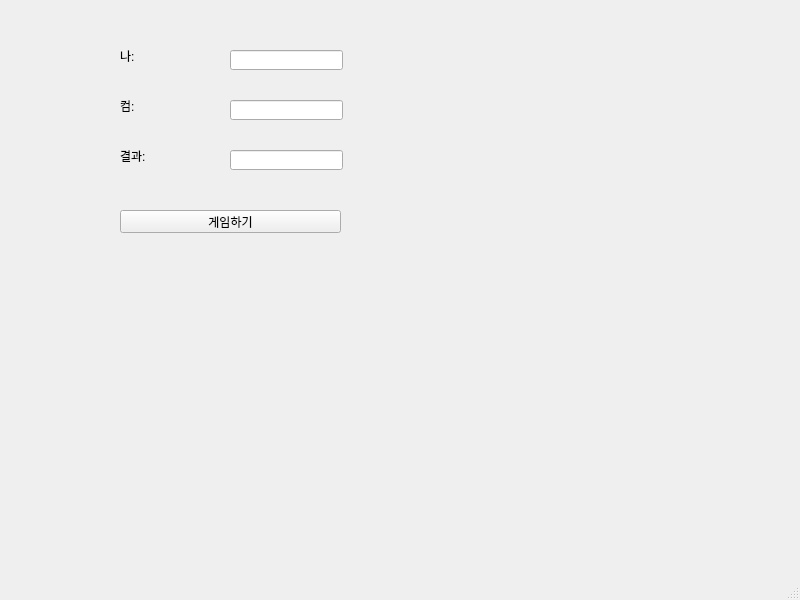
<?xml version="1.0" encoding="UTF-8"?>
<ui version="4.0">
 <class>MainWindow</class>
 <widget class="QMainWindow" name="MainWindow">
  <property name="geometry">
   <rect>
    <x>0</x>
    <y>0</y>
    <width>800</width>
    <height>600</height>
   </rect>
  </property>
  <property name="windowTitle">
   <string>MainWindow</string>
  </property>
  <widget class="QWidget" name="centralwidget">
   <widget class="QLabel" name="lblMine">
    <property name="geometry">
     <rect>
      <x>120</x>
      <y>50</y>
      <width>56</width>
      <height>12</height>
     </rect>
    </property>
    <property name="text">
     <string>나:</string>
    </property>
   </widget>
   <widget class="QLabel" name="lblCom">
    <property name="geometry">
     <rect>
      <x>120</x>
      <y>100</y>
      <width>56</width>
      <height>12</height>
     </rect>
    </property>
    <property name="text">
     <string>컴:</string>
    </property>
   </widget>
   <widget class="QLabel" name="lblResult">
    <property name="geometry">
     <rect>
      <x>120</x>
      <y>150</y>
      <width>56</width>
      <height>12</height>
     </rect>
    </property>
    <property name="text">
     <string>결과:</string>
    </property>
   </widget>
   <widget class="QLineEdit" name="leMine">
    <property name="geometry">
     <rect>
      <x>230</x>
      <y>50</y>
      <width>113</width>
      <height>20</height>
     </rect>
    </property>
   </widget>
   <widget class="QLineEdit" name="leCom">
    <property name="geometry">
     <rect>
      <x>230</x>
      <y>100</y>
      <width>113</width>
      <height>20</height>
     </rect>
    </property>
   </widget>
   <widget class="QLineEdit" name="leResult">
    <property name="geometry">
     <rect>
      <x>230</x>
      <y>150</y>
      <width>113</width>
      <height>20</height>
     </rect>
    </property>
   </widget>
   <widget class="QPushButton" name="pb">
    <property name="geometry">
     <rect>
      <x>120</x>
      <y>210</y>
      <width>221</width>
      <height>23</height>
     </rect>
    </property>
    <property name="text">
     <string>게임하기</string>
    </property>
   </widget>
  </widget>
  <widget class="QMenuBar" name="menubar">
   <property name="geometry">
    <rect>
     <x>0</x>
     <y>0</y>
     <width>800</width>
     <height>21</height>
    </rect>
   </property>
  </widget>
  <widget class="QStatusBar" name="statusbar"/>
 </widget>
 <resources/>
 <connections/>
</ui>
